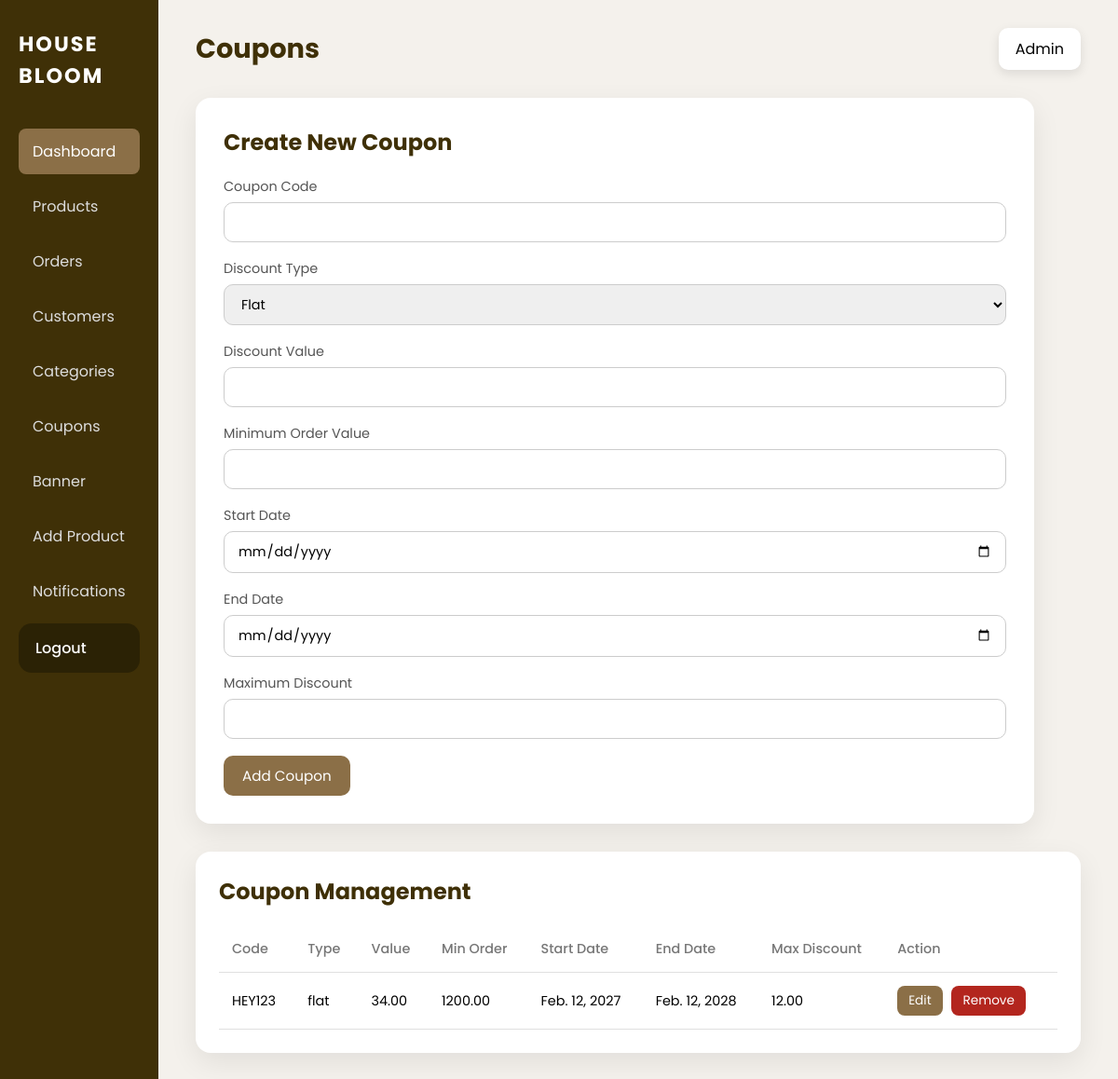
Before: /admincoupon/ with the older database file.
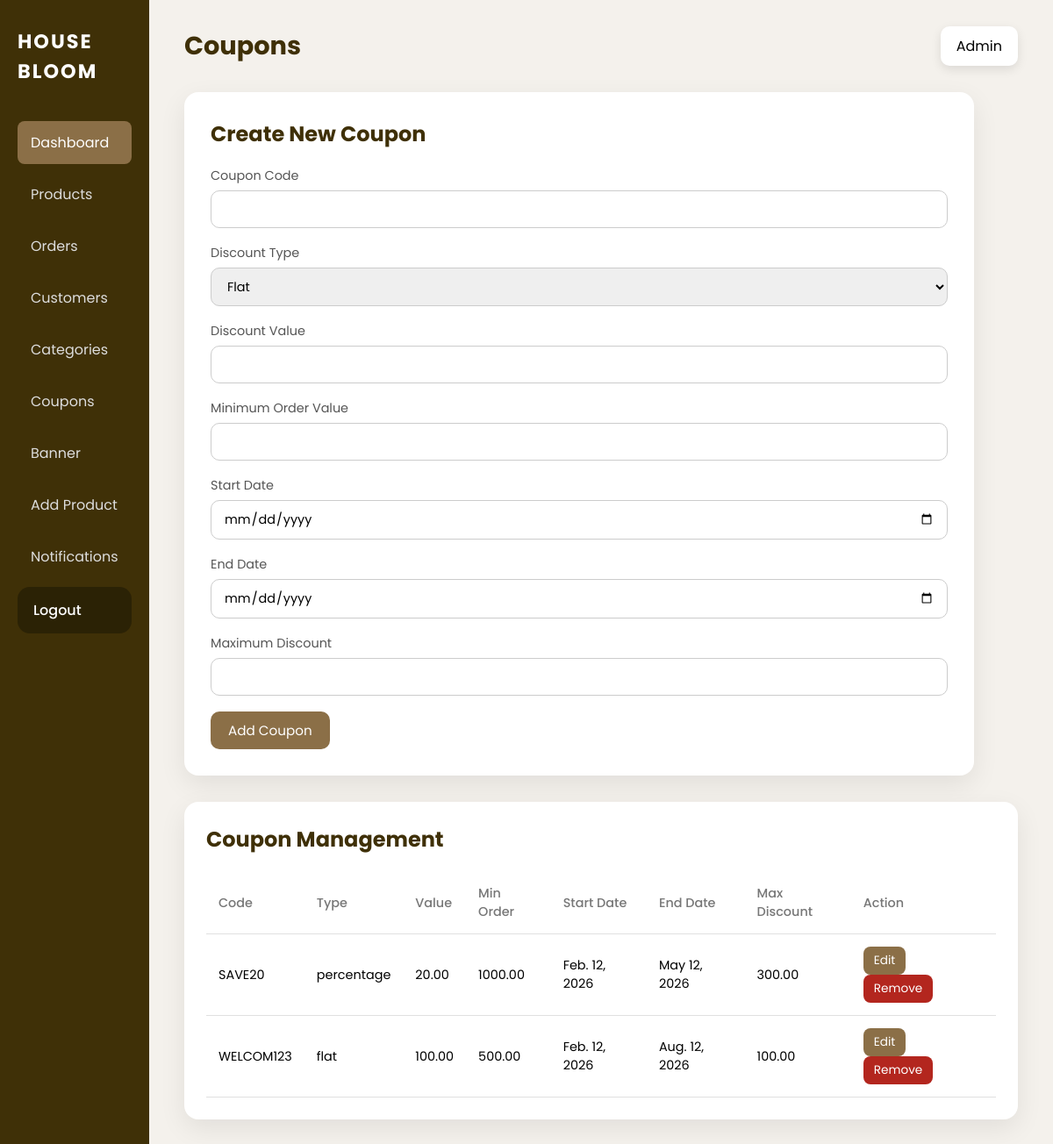
After: the same page with the newer database file.
### bloom/models.py (models this page shows, shortened)
class Coupon(models.Model):
    code = models.CharField(max_length=50, unique=True)
    discount_type = models.CharField(max_length=20, choices=[
        ('flat', 'Flat'),
        ('percentage', 'Percentage')
    ])
    discount_value = models.DecimalField(max_digits=8, decimal_places=2)
    min_order = models.DecimalField(max_digits=8, decimal_places=2)
    max_discount = models.DecimalField(max_digits=8, decimal_places=2, null=True, blank=True)
    start_date = models.DateField()
    end_date = models.DateField()
    is_active = models.BooleanField(default=True)

### bloom/views.py (the view, shortened to what this page needs)
# urls.py: path('admincoupon/',views.admincoupon,name='admincoupon'),
@never_cache
def admincoupon(request):
    coupons = Coupon.objects.all().order_by("-id")
    return render(request,"admincoupon.html",{
        "coupons":coupons
    })

### bloom/templates/admincoupon.html (shortened to what this page needs)
<!DOCTYPE html>
<html lang="en">
<head>
</head>
<body>
<div class="dashboard-wrapper">
    <aside class="sidebar">
        <h2 class="brand">HOUSE BLOOM</h2>
            <nav>
            <a href="{% url 'admindashboard' %}"class="active">Dashboard</a>
           <a href="{% url 'adminproduct' %}" >Products</a>
            <a href="{% url 'adminorder' %}">Orders</a>
             <a href="{%url 'admincustomer'%}">Customers</a>
            <a href="{%url 'admincategory'%}">Categories</a>
            <a href="{%url 'admincoupon'%}">Coupons</a>
            <a href="{% url 'banner_add'%}">Banner</a>
            <a href="{%url 'addproduct'%}">Add Product</a>
            <a href="{% url 'adminnotifications' %}">Notifications</a>
        <form method="post" action="{% url 'adminlogout' %}" class="logout-form">
    <button type="submit" class="logout-pill">
        Logout
    </button>
</form>
        </nav>
    </aside>
    <main class="main-content">
        <div class="top-bar">
            <h1>Coupons</h1>
            <div class="admin-info">Admin</div>
        </div>
        <div class="form-wrapper">
            <h2>Create New Coupon</h2>
            <form method="post">
                <div class="form-group">
                    <label for="code">Coupon Code</label>
                    <input type="text" id="code" name="code"
                     required>
                </div>
                <div class="form-group">
                    <label for="type">Discount Type</label>
                    <select id="type" name="type">
                        <option value="flat">Flat</option>
                    </select>
                </div>
                <div class="form-group">
                    <label for="value">Discount Value</label>
                    <input type="number" id="value" name="value"
                    required>
                </div>
                <div class="form-group">
                    <label for="min-order">Minimum Order Value</label>
                    <input type="number" id="min-order" name="min-order"  required>
                </div>
                <div class="form-group">
                    <label for="start-date">Start Date</label>
                    <input type="date" id="start-date" name="start-date" required>
                </div>
                <div class="form-group">
                    <label for="end-date">End Date</label>
                    <input type="date" id="end-date" name="end-date" required>
                </div>
                <div class="form-group">
                    <label for="max-discount">Maximum Discount</label>
                    <input type="number" id="max-discount" name="max-discount"  required>
                </div>
                <button type="submit" class="add-btn" >Add Coupon </button>
            </form>
        </div>
        <div class="table-wrapper">
            <h2>Coupon Management</h2>
            <table>
                <thead>
                    <tr>
                        <th>Code</th>
                        <th>Type</th>
                        <th>Value</th>
                        <th>Min Order</th>
                        <th>Start Date</th>
                        <th>End Date</th>
                        <th>Max Discount</th>
                        <th>Action</th>
                    </tr>
                </thead>
                <tbody>
{% for coupon in coupons %}
<tr>
    <td>{{ coupon.code }}</td>
    <td>{{ coupon.discount_type }}</td>
    <td>{{ coupon.discount_value }}</td>
    <td>{{ coupon.min_order }}</td>
    <td>{{ coupon.start_date }}</td>
    <td>{{ coupon.end_date }}</td>
    <td>{{ coupon.max_discount }}</td>
    <td class="actions">
        <a href="{% url 'couponedit' coupon.id %}" class="edit">Edit</a>
        <a href="{% url 'coupondelete' coupon.id %}" class="delete">Remove</a>
    </td>
</tr>
{% endfor %}
</tbody>
            </table>
        </div>
    </main>
</div>
</body>
</html>

Changed rows visible on the page:
removed Coupon: code "HEY123", discount_type "flat", discount_value "34.00", min_order "1200.00", start_date "Feb. 12, 2027", end_date "Feb. 12, 2028", max_discount "12.00"
added Coupon: code "SAVE20", discount_type "percentage", discount_value "20.00", min_order "1000.00", start_date "Feb. 12, 2026", end_date "May 12, 2026", max_discount "300.00"
added Coupon: code "WELCOM123", discount_type "flat", discount_value "100.00", min_order "500.00", start_date "Feb. 12, 2026", end_date "Aug. 12, 2026", max_discount "100.00"
